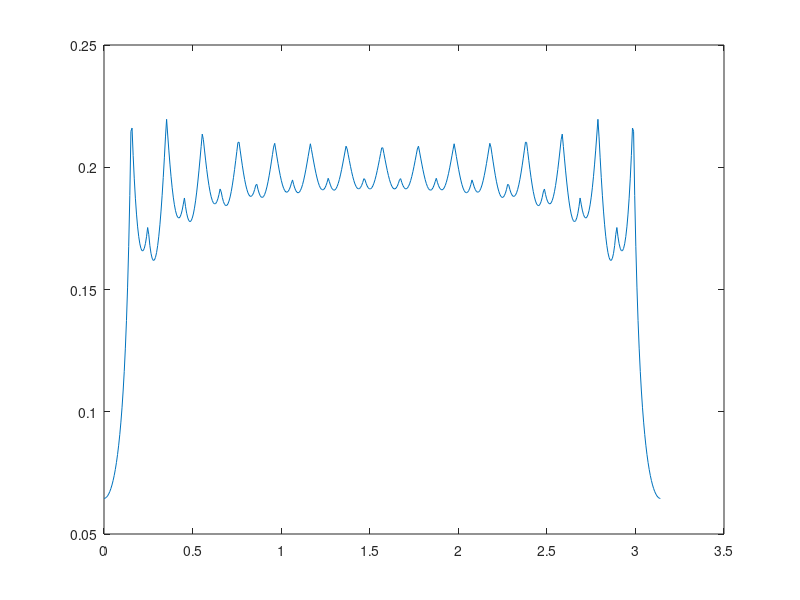

MATLAB code to generate this figure: (Note: this script raises an error after producing the figure.)
clear all;
clc;

Delta=15;
omega0=linspace(0.001,pi-0.001,500);

Kmax=zeros(size(omega0)); % itt K=mu*C^2*L*A^2
for ii=1:length(omega0)
    K=1;
    step=1;
    while step>1e-5
        Num=[zeros(1,Delta+1)   cos(omega0(ii)*(Delta+1))   -cos(omega0(ii)*Delta)];
        Den=[1   -2*cos(omega0(ii))   1   zeros(1,Delta)];
        if any(abs(roots(Den+K*Num))>=1)
            step=step/2;
            K=K-step;
        else
            step=step/2;
            K=K+step;
        end
    end
    Kmax(ii)=K;
end

figure(1);
plot(omega0,Kmax);
axis([minmax(omega0) minmax(Kmax)]);
xlabel('\omega_0');
ylabel('K_{max}');
title(sprintf('\\Delta=%d',Delta));